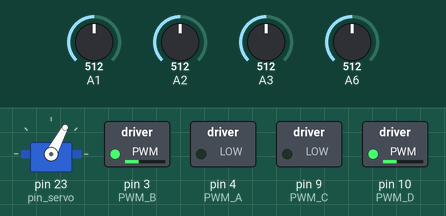
This sketch was run on a simulated Arduino Mega 2560, built with avr-gcc and run on an emulated ATmega2560. Parts: servo, switched loads named in the sketch (green lamp = pin HIGH). Inputs (shaded band) come from the test bench; at power-on: A6 = 512, A1 = 512, A3 = 512, A2 = 512. Pins used as bus, display or sensor lines are not drawn; what the sketch prints to the serial monitor is not drawn.

Above: at 1.2 s.
1.3 s: A6 set to 259
4.3 s: A6 set to 238
At 5.8 s:
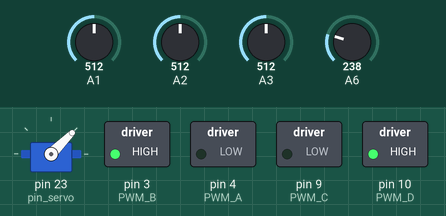
6.1 s: A1 set to 535
At 7.4 s:
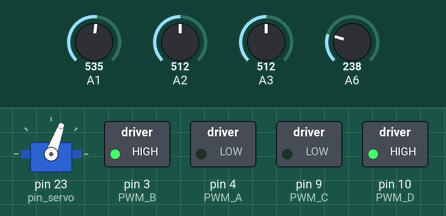
7.7 s: A3 set to 540
At 9.0 s:
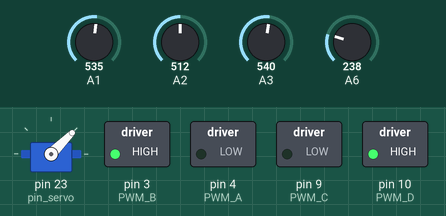
9.3 s: A3 set to 716
At 9.8 s:
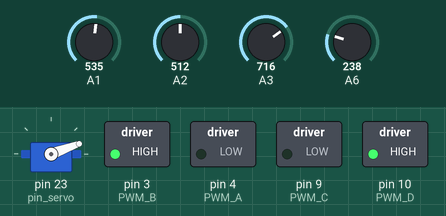
Timing chart, 0 to 12.3 s (numbered marks = the images above; inputs shaded):
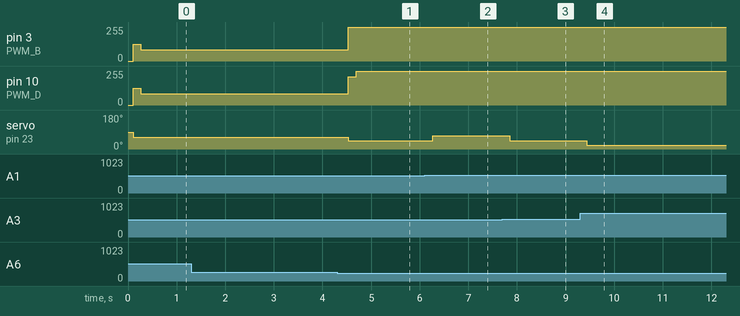

Measured:
- the behaviour switches between 250 and 249 on A6 (found by bisection; images 0 and 1)
- the behaviour switches between 522 and 523 on A1 (found by bisection; images 1 and 2)
- the behaviour switches between 524 and 525 on A3 (found by bisection; images 2 and 3)
- after the input at 1.3 s, every drawn part: stays the same
- after the input at 4.3 s, pin 3 (PWM_B): 85/255 → 255/255 after 0.23 s; pin 10 (PWM_D): 85/255 → 212/255 after 0.23 s, → 255/255 0.16 s later; servo on pin 23 (pin_servo): 62° → 45° after 0.23 s
- after the input at 6.1 s, servo on pin 23 (pin_servo): 45° → 70° after 0.17 s
- after the input at 7.7 s, servo on pin 23 (pin_servo): 70° → 45° after 0.15 s
- after the input at 9.3 s, servo on pin 23 (pin_servo): 45° → 20° after 0.13 s

The sketch:

natcar_v1.6.ino
```cpp
#include <Servo.h>

Servo myservo;

/*defining the pins*/
int pin_AO = 22;
int pin_CLK = 20;
int pin_SI = 21;
int pin_servo = 23;
int pixels[128];
int pin_inductor1 = 19;
int pin_inductor2 = 18;
int pin_inductor3 = 17;
int PWM_A = 4;
int PWM_B = 3;
int PWM_C = 9;
int PWM_D = 10;

/*constants*/
const int THRESHHOLE = 1;
const int factor1 = 9;
const int factor2 = 9;
const int factor3 = 7;
const int servo_scale = 1;

//speeds
const int speed1 = 128;
const int speed2 = 96;
const int speed3 = 94;

//turn angles
const int turnAngle1 = 15;
const int turnAngle2 = 30;

//inductors
const int UPPER = 1;
const int LOWER = 10;

const int max_diff = 70;
int prev_inductor1 = 100;
int prev_inductor2 = 100;
int prev_inductor3 =100;
int prev_angle = 0;
int prev_speed = 0;

// PD control constants
double kp_a = 0;
double kp_s = 0;
double kd_a = 0.5;
double kd_s = 0.5;

void setup()
{
  pinMode(PWM_A, OUTPUT);
  pinMode(PWM_B, OUTPUT);
  pinMode(pin_CLK, OUTPUT);
  pinMode(pin_SI,OUTPUT);
  pinMode(pin_AO, INPUT);
  pinMode(pin_servo, OUTPUT);
  Serial.begin(9600);
  myservo.attach(pin_servo);
}

/* Initializes Camera */
void InitializeSI()
{
  digitalWrite(pin_SI, HIGH);
  digitalWrite(pin_CLK, HIGH);
  digitalWrite(pin_SI, LOW);
  digitalWrite(pin_CLK, LOW);
}

void loop()
{
  InitializeSI();

  // Read every pixel and store them in an array
  for(int i = 0; i < 128; i++)
  {
    digitalWrite(pin_CLK, HIGH);
    pixels[i] = analogRead(pin_AO);
    digitalWrite(pin_CLK, LOW);
  }

  // Inductor values
  int inductor1 = analogRead(pin_inductor1);
  int inductor2 = analogRead(pin_inductor2);
  int inductor3 = analogRead(pin_inductor3);

  // Positions of the line calculated by camera and AFE
  int positionCamera = PosCam(pixels);
  int positionAFE = PosAFE(inductor1, inductor2, inductor3);

  // Ask whether the line is detected by the camera or the AFE
  boolean lineDetected_Camera = lineDetectedCamera(positionCamera);
  boolean lineDetected_AFE = lineDetectedAFE(inductor1, inductor2, inductor3);

  // Previous angle and speed
  prev_angle = kp_a;
  kp_a = PosAFE(inductor1, inductor2, inductor3);
  prev_speed = kp_s;
  kp_s = PosCam(pixels);

  // Calculate the angle and the speed
  int a = CalculateAngle(positionCamera, kp_a, lineDetected_Camera, lineDetected_AFE);
  int s = CalculateSpeed(a, lineDetected_Camera, lineDetected_AFE);
  double PDSpeed = kp_s + kd_s * (kp_s - prev_speed);
  double PDAngle = kp_a + kd_a * (kp_a - prev_angle);

  // Printing out values
  //------------------------------
  Serial.print(inductor1);
  Serial.print(" ");
  Serial.print(inductor2);
  Serial.print(" ");
  Serial.print(inductor3);
  Serial.print(" ");
  Serial.print("|");
  /*Serial.print(a);
  Serial.print("| cam pos: ");
  Serial.print(positionCamera);*/

 for(int i = 0; i < 128; i++)
 {
   Serial.print(pixels[i]/90);
   //Serial.print(" ");
 }

  Serial.print(" | ");
  Serial.print(positionCamera);
  //Serial.print(" | ");
  //Serial.print(s);
  Serial.print(" | ");
  Serial.print(a);
  //Serial.print(" | ");
  //Serial.print(PDAngle);
  Serial.print("\n");
  //------------------------------------

  // Controlling motor and servo
  MotorControl(PDSpeed);
  ServoControl(a);

  delay(25);
}

/* Input: array that stores the values of each pixel
   Output: Line position in that array
           Returns -1 if line is not found */
int PosCam(int* pixels)
{
  int head, tail, midpoint;
  int maxDiff = 0;
  int minDiff = 0;

  for(int i = 1; i < 126; i++)
  {
      int diff = pixels[i+1]-pixels[i];
      if(diff >= maxDiff)
      {
        head = i;
        maxDiff = diff;
      }
      if (diff < minDiff)
      {
        tail = i;
        minDiff = diff;
      }
    }
    midpoint = (head + tail)/2;

    // If the maximum value of the pixels is less than the threshold,
    // then the line is not found
    if(pixels[midpoint] < 250) return -1;
    else return midpoint;

}

int PosAFE(int left, int center, int right)//Mi's angle //proportional coeffecients here!!!!!!!!!!!!!!!!!!!!!!!!!!!!!!!!!!!!!
 {//max turning angle 25 degrees, aka 20 to 70
   int angle = 45;
   int minangle = 20; int maxangle = 70;
   if((center > left) && (center > right))
   {
     if (center > 150) {angle = 45;}
     else if (left > right)
       {
         angle = 45 - (250/ center);
         angle = (angle < minangle)? minangle:angle;
       }
     else
       {
         angle = 45 + (250/ center);
         angle = (angle > maxangle)? maxangle:angle;
       }
   }
   else if (left > right+10) {angle = minangle;}
   else if (right > left+10) {angle = maxangle;}
   return angle;
 }

/* Returns true if the line is detected by the camera */
boolean lineDetectedCamera(int positionCamera)
{
  if(positionCamera > 0) return true;
  else return false;
}

/* Returns true if the line is detected by AFE */
boolean lineDetectedAFE(int left, int center, int right)
{
  if((left < LOWER) && (center < LOWER) && (right < LOWER)) return false;
  else return true;
}

/* Using PWM values to control the speed of the motor */
void MotorControl(int s)
{
  analogWrite(PWM_A, 0);
  analogWrite(PWM_B, s);
  analogWrite(PWM_C, 0);
  analogWrite(PWM_D, s);
}

/* Controlling servo's turn angle */
void ServoControl(int angle)
{
  myservo.write(angle);
}


/* Calculate the speed of the car given by the turn angle */
int CalculateSpeed(int angle, boolean lineDetectedCamera, boolean lineDetectedAFE)
{
  // If the line is not detected by both camera and AFE, then stop the car
  if(lineDetectedCamera==false && lineDetectedAFE==false)
  {
    return 0;
  }
  else
  {
    return 100-100*abs(45-angle);
  }
}

/* Calculate the turn angle given by the positions calculated by camera and AFE */
int CalculateAngle(int PosCam, int PosAFE, boolean lineDetectedCamera, boolean lineDetectedAFE)
{
  int angle = 45;
  if(lineDetectedCamera==true)
  {
      angle=(0.5)*(PosCam)+15;
  }
  else if((lineDetectedAFE==true) && (lineDetectedCamera==false))
  {
      angle=PosAFE;
  }

  return angle;
}
```
